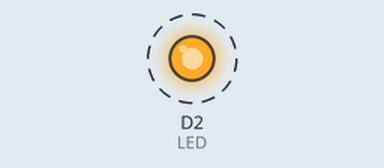
A sketch run on a simulated ESP8266 (NodeMCU). On the bench: output pins drawn as LEDs (lit = HIGH). Dashed ring = blinking.

Above: at 0.5 s.
Timing chart, 0 to 4.6 s (numbered marks = the images above):
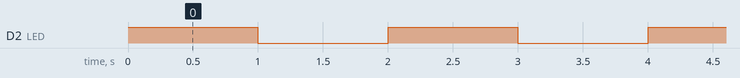

Measured:
- by itself, D2 (LED): alternates HIGH for 1.0 s and LOW for 1.0 s

The sketch:

LEDBlink_ESP_.ino
```cpp
/**************

Techeonics

LED BLINK WITH ESP

By Gaurav Kumar (Techeonics)
<thetecheonics@gmail.com>
Youtube- https://www.youtube.com/c/THETECHEONICS
See <http://www.techeonics.com> for details.

********************/

#define LED D2 // #define will replace pin 2 to the name LED

// the setup function runs once when you press reset or power the board
void setup()
{

  // To use any Pin as Input or Output, we first need to define that here in Setup part

  pinMode(LED, OUTPUT); // initialize LED as an output.
}

// the loop function runs over and over again forever

void loop()
{
  digitalWrite(LED, HIGH);   // turn the LED ON by making the pin HIGH  ( HIHH -> 3.3V )

  delay(1000);                       // wait for a second (1000 means 1000ms = 1s)

  digitalWrite(LED, LOW);    // turn the LED OFF by making the pin LOW  ( LOW -> 0V )

  delay(1000);                       // wait for a second  (1000 means 1000ms = 1s)
}
```
